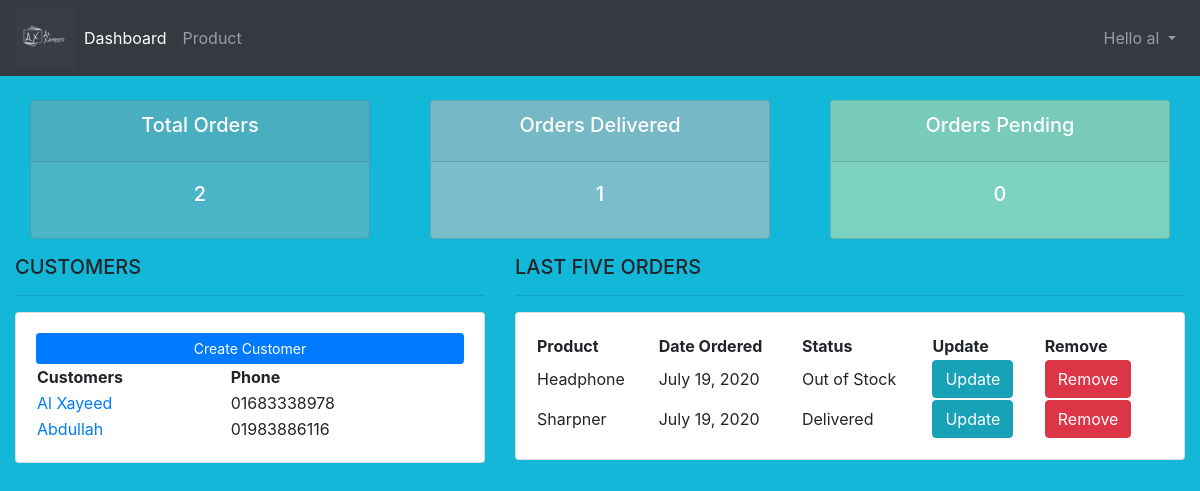
The app's page / (signed in), older data.
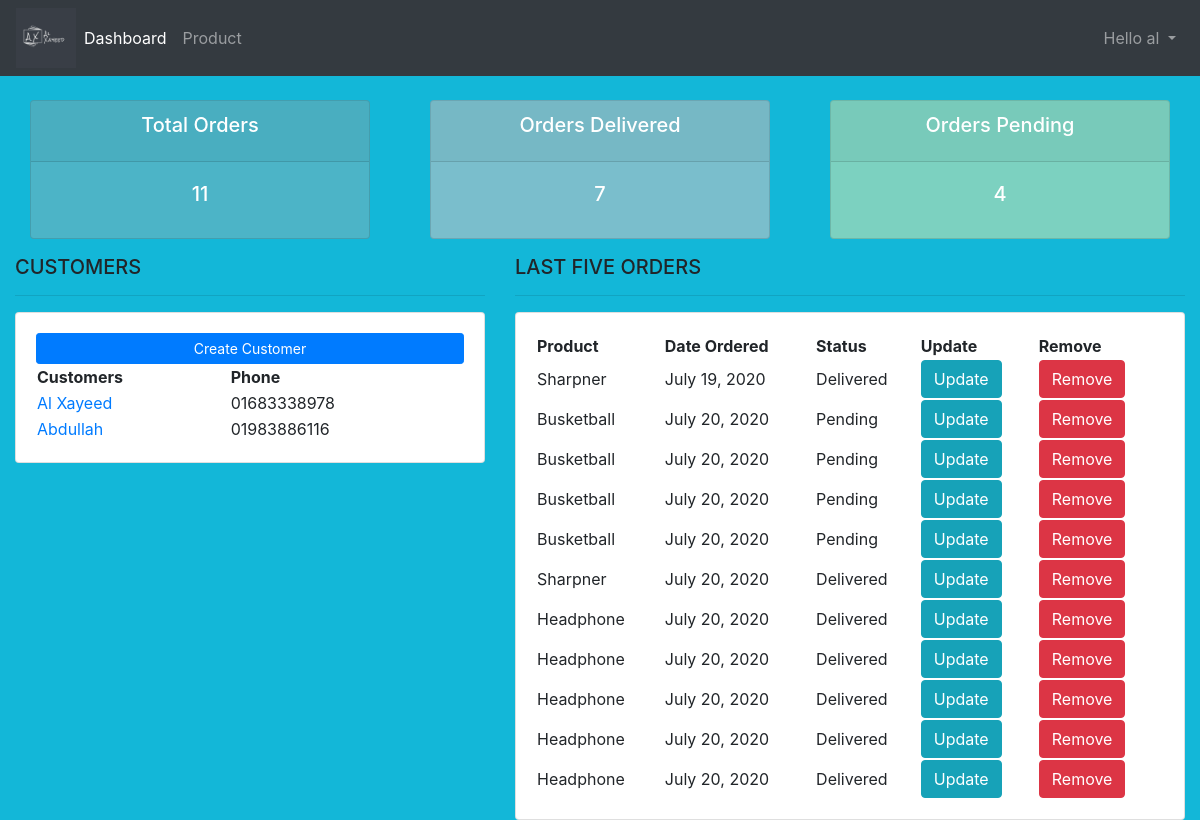
The same page, newer data.
### accounts/models.py (models this page shows, shortened)
class Customer(models.Model):
    name = models.CharField(max_length=200, null=True)
    phone = models.CharField(max_length=15, null=True)
    email = models.CharField(max_length=50, null=True)
    date_joined = models.DateTimeField(auto_now_add=True, null=True)

class Order(models.Model):
    STATUS = (
        ('Pending', 'Pending'),
        ('Out of Stock', 'Stock Out'),
        ('Delivered', 'Delivered'),
    )
    customer = models.ForeignKey(Customer,null=True, on_delete=models.CASCADE) #Order will be deleted if the customer is deleted
    product = models.ForeignKey(Product, null=True,on_delete=models.SET_NULL) #if the Product is deleted,order will remain same with a null value for product
    date_ordered = models.DateTimeField(auto_now_add=True, null=True)
    status = models.CharField(max_length=50, null=True, choices=STATUS)
    note = models.CharField(max_length=500, null=True)

class Product(models.Model):
    CATAGORY = (
        ('Indoor', 'Indoor'),
        ('Outdoor', 'Out door')
    )
    name = models.CharField(max_length=100, null=True)
    price = models.FloatField(null=True)
    catagory = models.CharField(max_length=100, choices=CATAGORY, null=True)
    description = models.CharField(max_length=200, null=True)
    date_created = models.DateTimeField(auto_now_add=True)
    tags = models.ManyToManyField(Tag)
    def __str__(self):
        return self.name

### accounts/views.py (the view)
# urls.py: path('', home, name='home'),
@login_required(login_url='login')
def home(request):
    orders = Order.objects.all()
    customers = Customer.objects.all()
    total_customers = customers.count()
    total_orders = orders.count()
    delivered = orders.filter(status='Delivered').count()
    pending = orders.filter(status='Pending').count()
    context = {'orders': orders, 'customers': customers, 'total_orders': total_orders , 'delivered': delivered, 'pending' : pending}
    return render(request, 'accounts/index.html', context)

### accounts/templates/accounts/index.html (shortened to what this page needs)
{% extends 'accounts/base.html' %}
{% block content %}
{% include 'accounts/status.html' %}
<div class="row">
    <div class="col-md-5">
        <h5>CUSTOMERS</h5>
        <hr>
        <div class="card card-body">
            <a class="btn btn-primary btn-sm btn-block" href="">Create Customer</a>
            <table table table-sm>
                <tr>
                    <th>Customers</th>
                    <th>Phone</th>
                </tr>
                {% for i in customers %}
                <tr>
                    <td><a style="text-decoration: none;" href="{% url 'customer' i.id %}">{{ i.name }}</a></td>
                    <td>{{ i.phone }}</td>
                </tr>
                {% endfor %}
            </table>
        </div>
    </div>
    <div class="col-md-7">
        <h5>LAST FIVE ORDERS</h5>
        <hr>
        <div class="card card-body">
            <table table table-sm>
                <tr>
                    <th>Product</th>
                    <th>Date Ordered</th>
                    <th>Status</th>
                    <th>Update</th>
                    <th>Remove</th>
                </tr>
                {% for i in orders %}
                <tr>
                    <td>{{ i.product }}</td>
                    <td>{{ i.date_ordered.date }}</td>
                    <td>{{ i.status }}</td>
                    <td><a class="btn btn-info" href="{% url 'update_order' i.id%}"> Update</td>
                    <td><a class="btn btn-danger" href="{% url 'delete_order' i.id %}"> Remove</td>
                </tr>
                {% endfor %}
            </table>
        </div>
    </div>
</div>
{% endblock %}

### accounts/templates/accounts/base.html (shortened to what this page needs)
{% load static %}
<!DOCTYPE html>
<html lang="en">
<head>
    <link rel="stylesheet" href="https://stackpath.bootstrapcdn.com/bootstrap/4.5.0/css/bootstrap.min.css">
    <link rel="stylesheet" href="{% static '/css/main.css'%}">
	<link rel="stylesheet" href="https://use.fontawesome.com/releases/v5.6.1/css/all.css">
</head>
<body>
    {% include 'accounts/navbar.html' %}
    <div class="container-fluid">
    {% block content %}
    {% endblock %}
</div>
</body>
</html>

### accounts/templates/accounts/navbar.html (shortened to what this page needs)
{% load static %}
<nav class="navbar navbar-expand-lg navbar-dark bg-dark">
    <img src="{% static '/img/logo.png' %}"  alt="CRM" id="logo">
    <div class="collapse navbar-collapse" id="navbarNav">
      <ul class="navbar-nav">
        <li class="nav-item active">
          <a class="nav-link" href="{% url 'home' %}">Dashboard <span class="sr-only">(current)</span></a>
        </li>
        <li class="nav-item">
          <a class="nav-link" href="{% url 'product' %}">Product</a>
        </li>
      </ul>
      <li class="nav-item dropdown navbar-nav ml-auto">
        <a class="nav-link dropdown-toggle" href="#" id="navbarDropdown" role="button" data-toggle="dropdown" aria-haspopup="true" aria-expanded="false">
        {% if user %}
        Hello {{ request.user }}
        {% endif %}
        </a>
      </li>
    </div>
  </nav>

### accounts/templates/accounts/status.html
<br>
<div class="row">
    <div class="col">
        <div class="col-md">
            <div class="card text-center text-white mb-3" id="total-orders">
                <div class="card-header">
                    <h5 class="card-title"> Total Orders</h5>
                </div>
                <div class="card-body">
                    <h5 class="card-title">{{ total_orders }}</h5>
                </div>
            </div>
        </div>
    </div>
    <div class="col">
        <div class="col-md">
            <div class="card text-center text-white mb-3" id="orders-delivered">
                <div class="card-header">
                    <h5 class="card-title"> Orders Delivered </h5>
                </div>
                <div class="card-body">
                    <h5 class="card-title">{{delivered}}</h5>
                </div>
            </div>
        </div>
    </div>
    <div class="col">
        <div class="col-md">
            <div class="card text-center text-white mb-3" id="orders-pending">
                <div class="card-header">
                    <h5 class="card-title"> Orders Pending</h5>
                </div>
                <div class="card-body">
                    <h5 class="card-title">{{pending}}</h5>
                </div>
            </div>
        </div>
    </div>
</div>

### static/css/main.css (style rules this page uses)
#logo { max-width: 60px; max-height: 60px; }
body { background-color: #ebeff5; }
#total-orders { background-color: #4cb4c7; }
#orders-delivered { background-color: #7abecc; }
#orders-pending { background-color: #7CD1C0; }
body, html { margin: 0; padding: 0; height: 100%; background: #13b7d8 !important; }

Row changes from the older to the newer data that the page shows:
removed Order: product "Headphone", date_ordered "July 19, 2020", status "Out of Stock"
added Order: product "Busketball", date_ordered "July 20, 2020", status "Pending"
added Order: product "Busketball", date_ordered "July 20, 2020", status "Pending"
added Order: product "Busketball", date_ordered "July 20, 2020", status "Pending"
added Order: product "Busketball", date_ordered "July 20, 2020", status "Pending"
added Order: product "Sharpner", date_ordered "July 20, 2020", status "Delivered"
added Order: product "Headphone", date_ordered "July 20, 2020", status "Delivered"
added Order: product "Headphone", date_ordered "July 20, 2020", status "Delivered"
added Order: product "Headphone", date_ordered "July 20, 2020", status "Delivered"
added Order: product "Headphone", date_ordered "July 20, 2020", status "Delivered"
added Order: product "Headphone", date_ordered "July 20, 2020", status "Delivered"
Text that changed along with them:
{{ total_orders }}: "2" → "11"
{{ delivered }}: "1" → "7"
{{ pending }}: "0" → "4"
